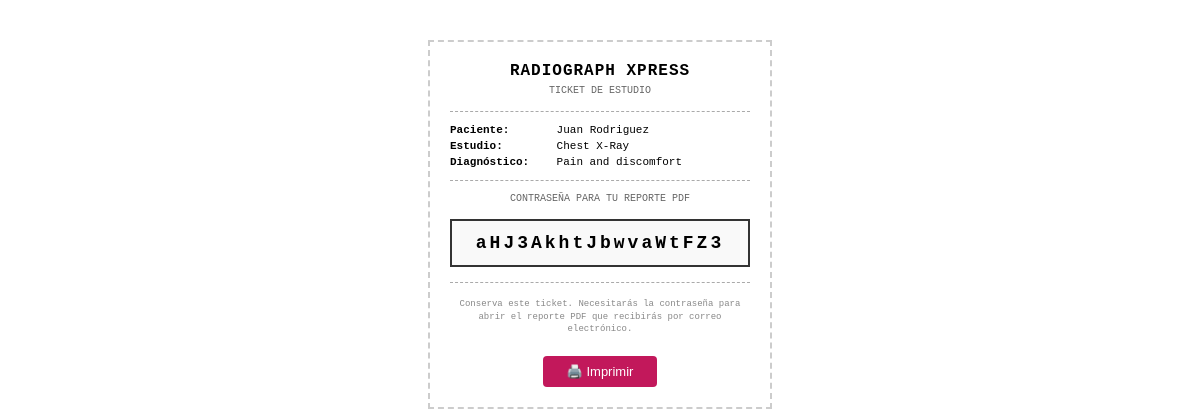
Screenshot of /assistant/ticket/20844/ (signed in) with the database file from the repository.
### assistantDashboard/models.py (models this page shows, shortened)
class StudyRequest(models.Model):
    id_solicitud_estudio = models.AutoField(primary_key=True)
    diagnosis = models.CharField(max_length=100)
    requested_study = models.CharField(max_length=100)
    pdf_password = models.CharField(max_length=18, blank=True)
    created_at = models.DateTimeField(auto_now_add=True, null=True)
    first_printed_at = models.DateTimeField(null=True, blank=True)
    id_patient = models.ForeignKey('patientsDashboard.Patient', on_delete=models.CASCADE)
    id_associate_doctor = models.ForeignKey('associateDoctorDashboard.AssociateDoctor', on_delete=models.CASCADE, blank=True, null=True)

### patientsDashboard/models.py (models this page shows, shortened)
class Patient(models.Model):
    MALE = 'M'
    FEMALE = 'F'
    OTHER = 'O'
    GENDER_CHOICES = [
        (MALE, 'Male'),
        (FEMALE, 'Female'),
        (OTHER, 'Other'),
    ]
    user = models.OneToOneField(User, on_delete=models.CASCADE, null=True, related_name='patient_profile')
    id_patient = models.AutoField(primary_key=True)
    address = models.CharField(max_length=100)
    phone = models.CharField(max_length=100)
    gender = models.CharField(max_length=1, choices=GENDER_CHOICES, default=OTHER)
    is_email_verified = models.BooleanField(default=False)
    associated_doctors = models.ManyToManyField('associateDoctorDashboard.AssociateDoctor', related_name='patients')
    @property
    def first_name(self):
        if self.user:
            return self.user.first_name
        return ""
    @property
    def last_name(self):
        if self.user:
            return self.user.last_name
        return ""

### assistantDashboard/views.py (the view)
# urls.py: path('ticket/<int:study_request_id>/', views.print_ticket, name='print_ticket'),
@login_required
def print_ticket(request, study_request_id):
    study_request = get_object_or_404(StudyRequest, pk=study_request_id)
    if not study_request.first_printed_at:
        study_request.first_printed_at = timezone.now()
        study_request.save(update_fields=['first_printed_at'])
    return render(request, 'assistantDashboard/ticket.html', {
        'study_request': study_request,
    })

### assistantDashboard/templates/assistantDashboard/ticket.html (shortened to what this page needs)
<!DOCTYPE html>
<html lang="es">
<head>
</head>
<body>
    <h1>RADIOGRAPH XPRESS</h1>
    <div class="subtitle">TICKET DE ESTUDIO</div>
    <hr>
    <div class="field"><strong>Paciente:</strong> {{ study_request.id_patient.first_name }} {{ study_request.id_patient.last_name }}</div>
    <div class="field"><strong>Estudio:</strong> {{ study_request.requested_study }}</div>
    <div class="field"><strong>Diagnóstico:</strong> {{ study_request.diagnosis }}</div>
    <hr>
    <div class="password-label">Contraseña para tu reporte PDF</div>
    <div class="password-box">{{ study_request.pdf_password }}</div>
    <hr>
    <div class="footer-note">
        Conserva este ticket. Necesitarás la contraseña para abrir el reporte PDF que recibirás por correo electrónico.
    </div>
    <button class="print-btn no-print" onclick="window.print()">🖨️ Imprimir</button>
</body>
</html>

### assistantDashboard/templates/assistantDashboard/ticket.html (style rules this page uses)
body { font-family: 'Courier New', monospace; max-width: 300px; margin: 40px auto; padding: 20px; border: 2px dashed #ccc; text-align: center; }
h1 { font-size: 16px; margin: 0 0 5px; letter-spacing: 1px; }
.subtitle { font-size: 10px; color: #666; margin-bottom: 15px; }
hr { border: none; border-top: 1px dashed #aaa; margin: 12px 0; }
.field { text-align: left; font-size: 11px; margin: 4px 0; }
.field strong { display: inline-block; width: 100px; }
.password-box { margin: 15px 0; padding: 12px; background: #f9f9f9; border: 2px solid #333; font-size: 18px; font-weight: bold; letter-spacing: 3px; }
.password-label { font-size: 10px; text-transform: uppercase; color: #666; margin-bottom: 4px; }
.footer-note { font-size: 9px; color: #888; margin-top: 15px; line-height: 1.4; }
.print-btn { margin-top: 20px; padding: 8px 24px; background: #C2185B; color: white; border: none; border-radius: 4px; cursor: pointer; font-size: 13px; }

### rows the page displays
StudyRequest: id_patient.first_name "Juan", id_patient.last_name "Rodriguez", requested_study "Chest X-Ray", diagnosis "Pain and discomfort", pdf_password "aHJ3AkhtJbwvaWtFZ3"
